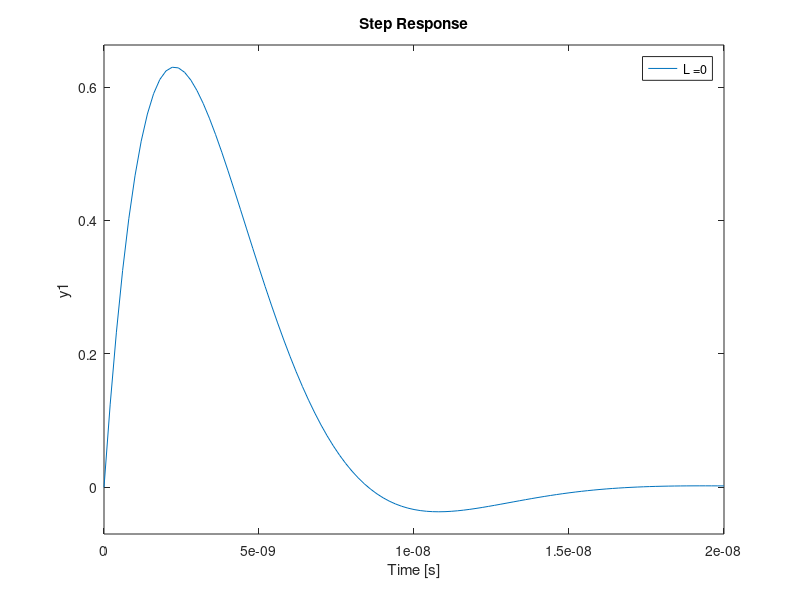

Recreate this plot in MATLAB.
figure('Name','RLC série','NumberTitle','off');
hold on;

my_legend = {};
R = 10;
C = 270e-12;
for L = [0 1e-9 5e-9 10e-9 15e-9]
    rlc_s = tf([1, 0], [L/R, 1, 1/(R*C)]);
    step(rlc_s);
    my_legend{end+1} = strcat('L = ', num2str(L));
end
legend(my_legend);
grid;
